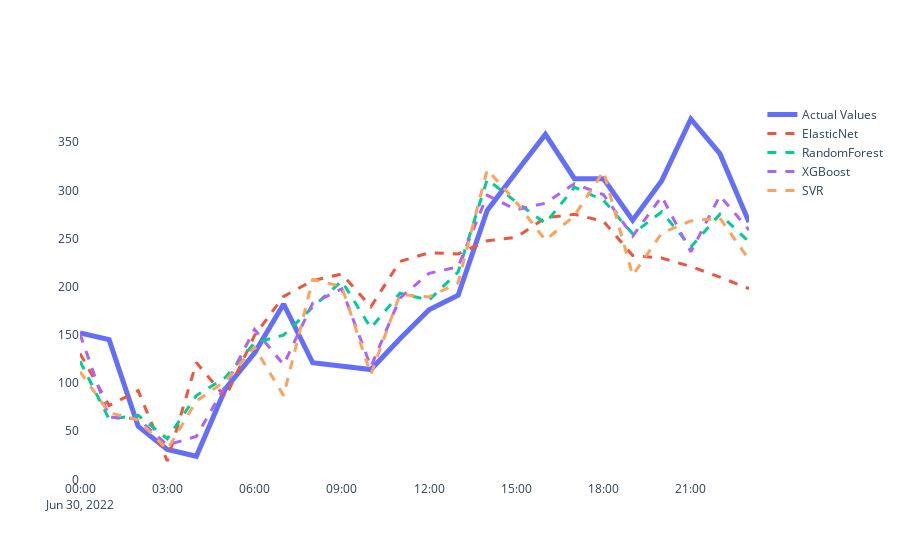

Write notebook code for a chart like this one.
### Code cell
fig = go.Figure()
fig.add_trace(go.Scatter(x = predictions.index, y = predictions['Actual Values'], name = 'Actual Values', line=dict(width=5)))
for column in [
    'ElasticNet','RandomForest','XGBoost','SVR',
    #'HWES','VAR (1st difference)','VECM (1st difference)','ARIMA', 'SARIMA', 'SARIMAX (with exog)'
]:
    fig.add_trace(
        go.Scatter(
            x = predictions.index,
            y = predictions[column],
            name = column,line=dict(width=3,  dash='dash')
        )
    )
fig.update_layout({
'plot_bgcolor': 'rgba(0, 0, 0, 0)',
'paper_bgcolor': 'rgba(0, 0, 0, 0)',
})
fig.update_yaxes(automargin=True)
fig.update_xaxes(automargin=True)
fig.show()
